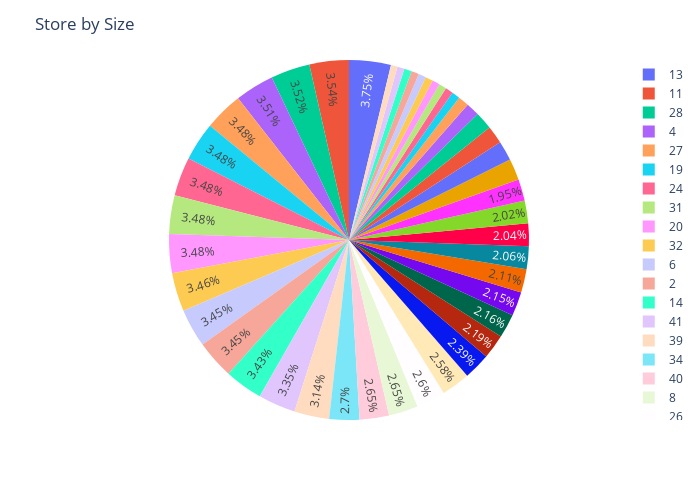

The code cell stored with this chart in its notebook:
### Code cell
import plotly.offline as py 
py.init_notebook_mode(connected=True)
import plotly.graph_objs as go 
import plotly.tools as tools
import warnings
from collections import Counter 
import plotly.express as px

labels = data1['Store'].tolist()
values = data1['Size'].tolist()

fig = px.pie(data1, values=values, names=labels)
fig.update_traces(textposition='inside')
fig.update_layout(uniformtext_minsize=12, uniformtext_mode='hide')
fig['layout'].update(height=500, width=700, title='Store by Size')
fig.show()

### Figure 1 — Plotly figure (JSON) as saved in the notebook; plotly's stock layout.template omitted (floating-point values rounded to 4 significant figures)
{"data": [{"domain": {"x": [0.0, 1.0], "y": [0.0, 1.0]}, "hovertemplate": "label=%{label}<br>value=%{value}<extra></extra>", "labels": [1, 2, 3, 4, 5, 6, 7, 8, 9, 10, 11, 12, 13, 14, 15, 16, 17, 18, 19, 20, 21, 22, 23, 24, 25, 26, 27, 28, 29, 30, 31, 32, 33, 34, 35, 36, 37, 38, 39, 40, 41, 42, 43, 44, 45], "legendgroup": "", "name": "", "showlegend": true, "textposition": "inside", "type": "pie", "values": [151315, 202307, 37392, 205863, 34875, 202505, 70713, 155078, 125833, 126512, 207499, 112238, 219622, 200898, 123737, 57197, 93188, 120653, 203819, 203742, 140167, 119557, 114533, 203819, 128107, 152513, 204184, 206302, 93638, 42988, 203750, 203007, 39690, 158114, 103681, 39910, 39910, 39690, 184109, 155083, 196321, 39690, 41062, 39910, 118221]}], "layout": {"height": 500, "legend": {"tracegroupgap": 0}, "margin": {"t": 60}, "title": {"text": "Store by Size"}, "uniformtext": {"minsize": 12, "mode": "hide"}, "width": 700}}
